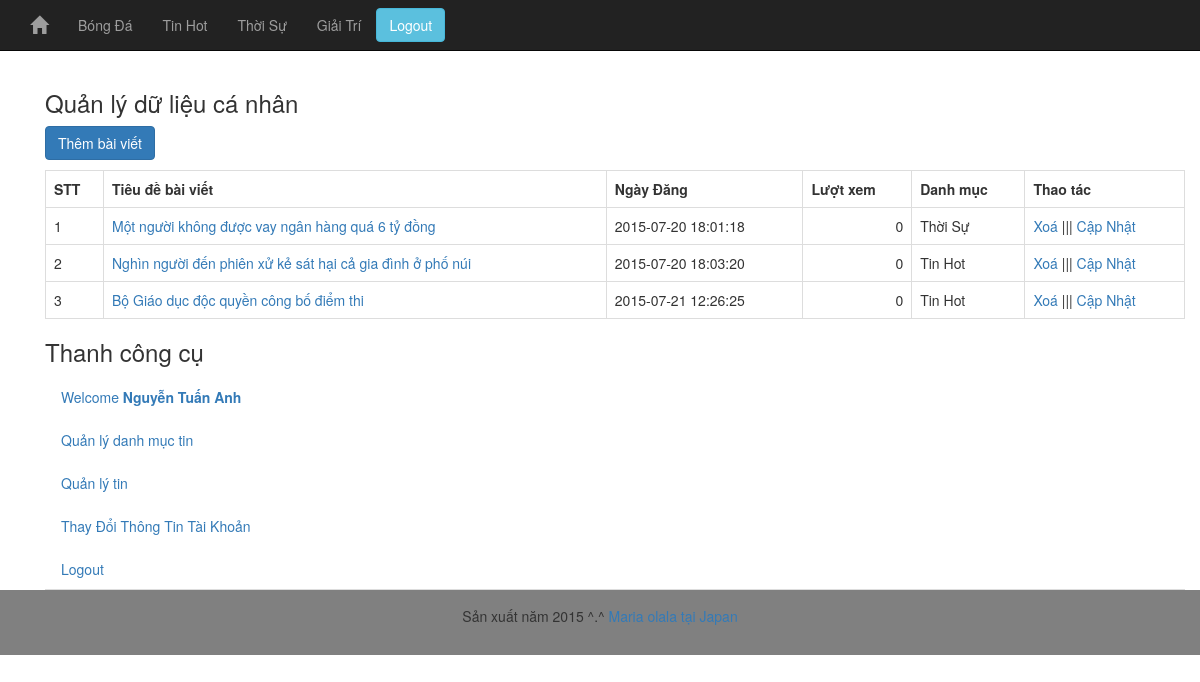
The page /index.php?c=post&m=list (signed in) on the database its author committed.
### tables this page shows
CREATE TABLE IF NOT EXISTS `category` (
`id` int(11) NOT NULL,
  `name` varchar(45) DEFAULT NULL,
  `status` int(11) NOT NULL DEFAULT '0'
);

CREATE TABLE IF NOT EXISTS `post` (
`id` int(11) NOT NULL,
  `user_id` int(11) DEFAULT NULL,
  `category_id` int(11) DEFAULT NULL,
  `title` varchar(100) DEFAULT NULL,
  `description` varchar(500) DEFAULT NULL,
  `content` mediumtext,
  `datetime` datetime DEFAULT CURRENT_TIMESTAMP,
  `status` int(11) DEFAULT NULL,
  `view` int(11) DEFAULT NULL,
  `images` varchar(255) DEFAULT NULL
);

### includes/common.php (called while the page is built, shortened)
<?php
function isLogged() {
    return $_SESSION['logged'];
}
function render($file, $data) {
    extract($data);
    include ROOT . DS . 'views' . DS . $file;
}

### controllers/post.php (called while the page is built, shortened)
<?php
function post_list() {
    $data = array();
    $currentUser = isLogged();
    $data['sidebar'] = 1;
    $data['post'] = model('post')->getAllByUserId($currentUser['id']);
    $data['category'] = model('category')->getAllBycategory();
    $data['template_file'] = 'post/list.php';
    render('layout.php', $data);
}

### index.php (called while the page is built, shortened)
<?php
require ROOT . DS . 'includes' . DS . 'common.php';
$controller = empty($_GET['c']) ? 'index' : strtolower($_GET['c']);
$method = empty($_GET['m']) ? 'index' : strtolower($_GET['m']);
$c_file = ROOT . DS . 'controllers' . DS . $controller . '.php';
$m_func = $controller . '_' . $method;
if (is_readable($c_file)) {
	call_user_func($m_func);
} else {
}

### includes/db.php (called while the page is built, shortened)
<?php
function db_get_all($sql) {
    $result = mysql_query($sql);
    $data = array();
    if ($result) {
        while ($row = mysql_fetch_assoc($result)) {
            $data[] = $row;
        }
    }
    return $data;
}

### models/category.php (called while the page is built, shortened)
<?php
class Category extends Model {
    public $table = 'category';
    public function getAllBycategory() {
        $sql = "SELECT * FROM `{$this->table}`
                    WHERE `status` = 1 ";
        return db_get_all($sql);
    }
}

### models/post.php (called while the page is built, shortened)
<?php
class Post extends Model
{
    public $table = 'post';
    public function getAllByUserId($user_id) {
        $sql = "SELECT * FROM `{$this->table}`
                    WHERE `user_id` = '" . intval($user_id) . "' ";
        return db_get_all($sql);
    }
}

### views/post/list.php (the view, shortened to what this page needs)
<h3>Quản lý dữ liệu cá nhân</h3>
<p>
    <a href="index.php?c=post&m=add" class="btn btn-primary">Thêm bài viết</a>
</p>
<table class="table table-bordered">
    <tr>
        <th>STT</th>
        <th>Tiêu đề bài viết</th>
        <th>Ngày Đăng</th>
        <th>Lượt xem</th>
        <th>Danh mục</th>
        <th>Thao tác</th>
    </tr>
    <?php
        $i = 0;
        foreach ($post as $p):
        $i++;
    ?>
    <tr>
        <td><?php echo $i; ?></td>
        <td><a href="index.php?c=post&m=view&key=<?php echo $p['id'] ?>" ><?php echo $p['title']; ?></a></td>
        <td><?php echo $p['datetime']; ?></td>
        <td class="text-right"><?php echo number_format($p['view'], 0, ',', '.'); ?></td>
        <?php foreach ($category as $cat) {  ?>
           <?php if($p['category_id'] == $cat['id']) { ?>
            <td><?php echo $cat['name'] ?></td>
        <td>
                <a href="index.php?c=post&m=delete&key=<?php echo $p['id'] ?>">Xoá</a> |||
                <a href="index.php?c=post&m=update&key=<?php echo $p['id'] ?>">Cập Nhật</a>
        </td>
        <?php } } ?>
    </tr>
    <?php
        endforeach;
    ?>
</table>

### views/blocks/menu.php (shortened to what this page needs)
<nav class="navbar navbar-inverse navbar-fixed-top">
    <div class="container">
        <div class="navbar-header">
            <a class="navbar-brand" href="index.php"><span class="glyphicon glyphicon-home" aria-hidden="true"></span></a>
        </div>
        <div class="collapse navbar-collapse" id="menu">
            <ul class="nav navbar-nav">
                <?php foreach($category as $cate) { ?>
                <li>
                    <a href="index.php?c=post&m=home&key=<?php echo $cate['id'] ?>"><?php echo $cate['name'] ?></a>
                </li>
                <?php } ?>
            </ul>
            <?php if ($logged = isLogged()): ?>
            <a href="index.php?c=auth&m=logout"><button class="btn btn-info navbar-btn">Logout</button></a>
            <?php endif; ?>
        </div>
    </div>
</nav>

### styles/css/styles.css (style rules this page uses)
.text-right { text-align: right !important; }

### rows shown on the page
category: name "Bóng Đá"
category: name "Tin Hot"
category: name "Thời Sự"
category: name "Giải Trí"
post: title "Một người không được vay ngân hàng quá 6 tỷ đồng", datetime "2015-07-20 18:01:18", view "0"
post: title "Nghìn người đến phiên xử kẻ sát hại cả gia đình ở phố núi", datetime "2015-07-20 18:03:20", view "0"
post: title "Bộ Giáo dục độc quyền công bố điểm thi", datetime "2015-07-21 12:26:25", view "0"

### other values the page prints
$logged['name'] "Nguyễn Tuấn Anh"
